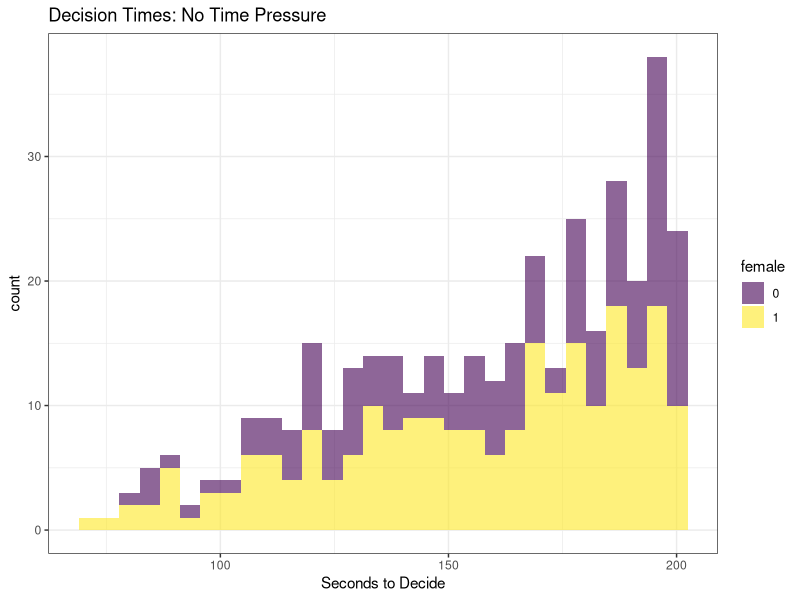

This figure's R source:
## ---- chunk 1
knitr::opts_chunk$set(echo = FALSE, message=FALSE, warning=FALSE)
library(haven)
library(here)
library(knitr)
library(kableExtra)

library(tidyverse)
## ---- chunk 2
RTPWA<-read_dta(here("content/basics/Data/Replication_WebAppendix.dta"))
SampleDat<-RTPWA%>%select(female, TimeNTP)%>%
              mutate(female = as_factor(female))

SampleDat2<-RTPWA%>%select(female, TimeTP)%>%
              mutate(female = as_factor(female))



ggplot(data = SampleDat2, aes(TimeTP,group = female,fill = female))+
          geom_histogram( alpha = 0.6)+
          scale_fill_viridis_d()+
          xlab("Seconds to Decide")+
          #coord_cartesian(xlim = c(min(data$TimeTP, data$TimeNTP), max(data$TimeTP, data$TimeNTP)))+
          theme_bw()+
          ggtitle("Decision Times: No Time Pressure")
## ---- chunk 3
SampleDat2%>%
  group_by(female)%>%
  summarise('Average Decision Time' = mean(TimeTP))%>%
  kable(caption="Average decision times for males and females", digits = 2)%>%
  kable_styling(bootstrap_options="striped", full_width = F)
